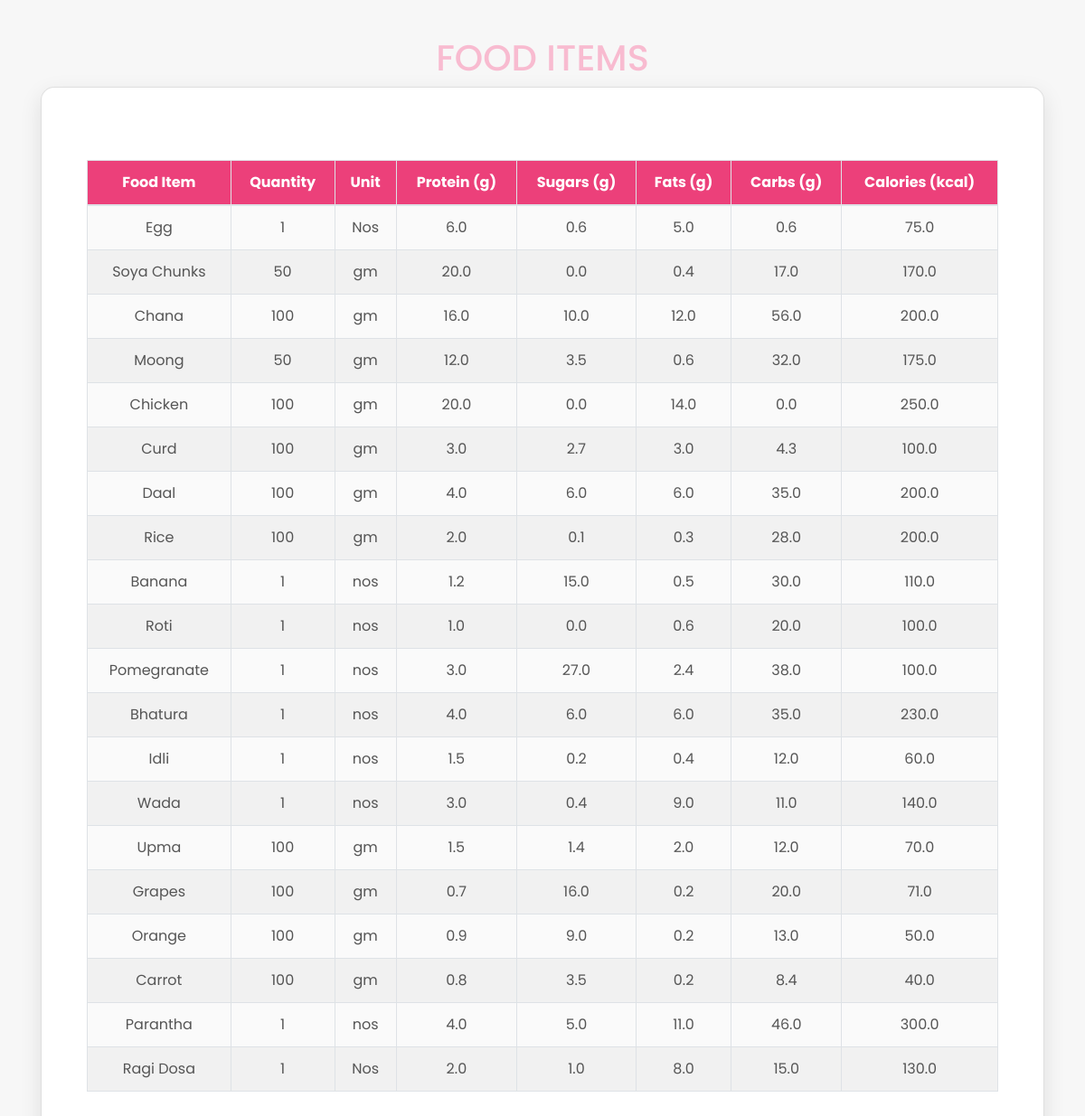
Before: /food_items with the older database file.
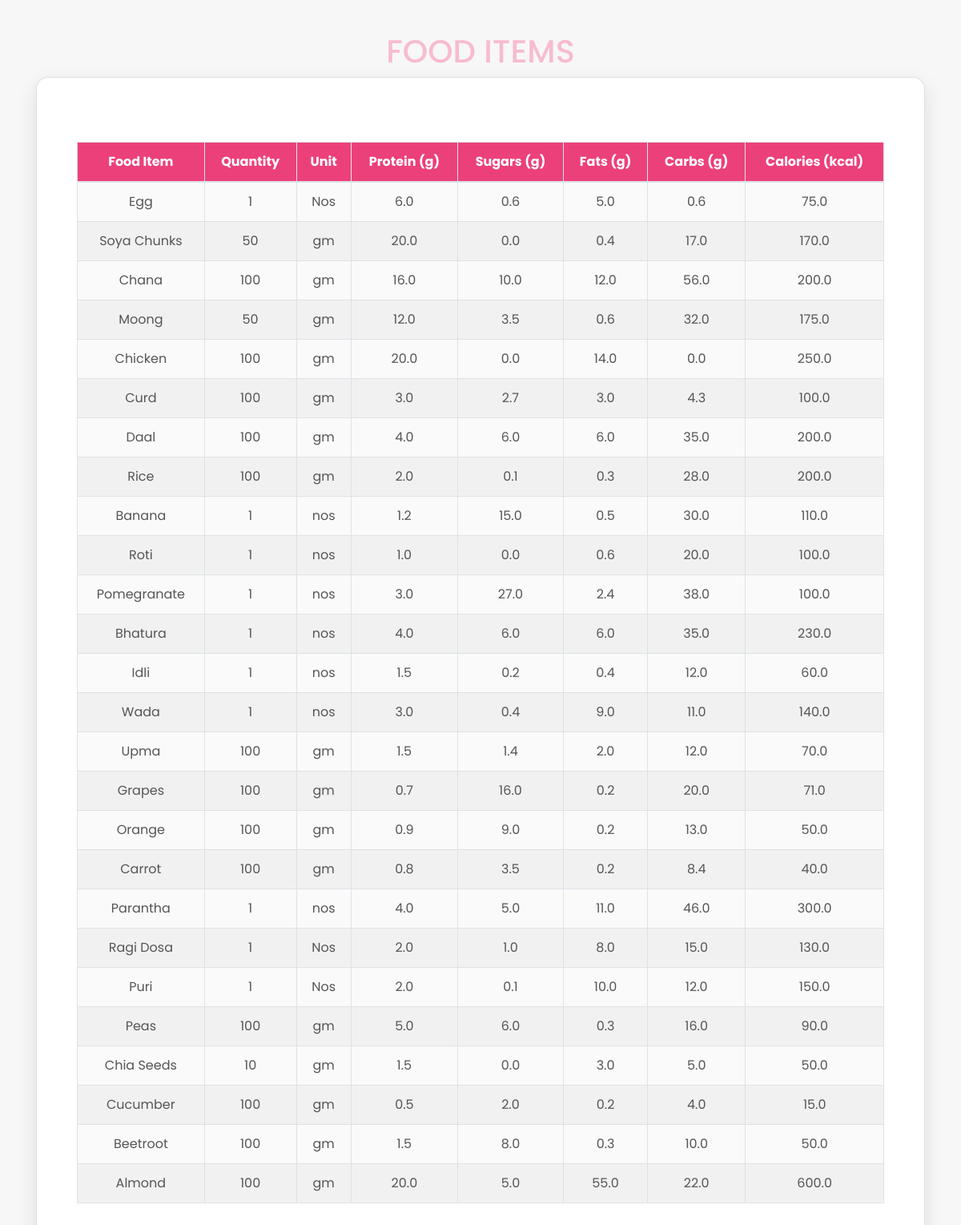
After: the same page with the newer database file.
### app.py (models this page shows, shortened)
class FoodItem(db.Model):
    id = db.Column(db.Integer, primary_key=True)
    food_item = db.Column(db.String(100), nullable=False)
    quantity = db.Column(db.String(50), nullable=False)
    unit = db.Column(db.String(20), nullable=False)
    protein = db.Column(db.Float, nullable=False)
    sugars = db.Column(db.Float, nullable=False)
    fats = db.Column(db.Float, nullable=False)
    carbs = db.Column(db.Float, nullable=False)
    kcal = db.Column(db.Float, nullable=False)

### app.py (the view)
@app.route('/food_items')
def food_items():
    food_items = FoodItem.query.all()
    return render_template('food_items.html', food_items=food_items)

### templates/food_items.html (shortened to what this page needs)
<!DOCTYPE html>
<html lang="en">
<head>
    <link rel="stylesheet" href="https://cdnjs.cloudflare.com/ajax/libs/bootstrap/4.5.2/css/bootstrap.min.css">
</head>
<body>
    <div class="container">
        <h1>Food Items</h1>
        <div class="card">
            <div class="card-body">
                <div class="table-responsive">
                    <table class="table table-bordered">
                        <thead>
                            <tr>
                                <th>Food Item</th>
                                <th>Quantity</th>
                                <th>Unit</th>
                                <th>Protein (g)</th>
                                <th>Sugars (g)</th>
                                <th>Fats (g)</th>
                                <th>Carbs (g)</th>
                                <th>Calories (kcal)</th>
                            </tr>
                        </thead>
                        <tbody>
                            {% for food_item in food_items %}
                            <tr>
                                <td>{{ food_item.food_item }}</td>
                                <td>{{ food_item.quantity }}</td>
                                <td>{{ food_item.unit }}</td>
                                <td>{{ food_item.protein }}</td>
                                <td>{{ food_item.sugars }}</td>
                                <td>{{ food_item.fats }}</td>
                                <td>{{ food_item.carbs }}</td>
                                <td>{{ food_item.kcal }}</td>
                            </tr>
                            {% endfor %}
                        </tbody>
                    </table>
                </div>
            </div>
        </div>
    </div>
</body>
</html>

### templates/food_items.html (style rules this page uses)
body { font-family: 'Poppins', sans-serif; background-color: #f7f7f7; padding: 0; margin: 0; color: #333; min-height: 100vh; display: flex; justify-content: center; align-items: center; }
h1 { text-align: center; font-size: 2.5em; color: #f8bbd0; margin-top: 40px; text-transform: uppercase; }
.card { border-radius: 15px; box-shadow: 0 8px 24px rgba(0, 0, 0, 0.1); background-color: #ffffff; padding: 30px; width: 100%; max-width: 1200px; }
th { background-color: #ec407a; color: white; font-weight: bold; padding: 15px; }
td { padding: 15px; text-align: center; background-color: #fafafa; color: #555; }
tr:nth-child(even) td { background-color: #f1f1f1; }
.table-bordered { border: 1px solid #ddd; }
.table-responsive { margin-top: 30px; }
.table th, .table td { text-align: center; }

Changed rows visible on the page:
added FoodItem: food_item "Puri", quantity "1", unit "Nos", protein "2.0", sugars "0.1", fats "10.0", carbs "12.0", kcal "150.0"
added FoodItem: food_item "Peas", quantity "100", unit "gm", protein "5.0", sugars "6.0", fats "0.3", carbs "16.0", kcal "90.0"
added FoodItem: food_item "Chia Seeds", quantity "10", unit "gm", protein "1.5", sugars "0.0", fats "3.0", carbs "5.0", kcal "50.0"
added FoodItem: food_item "Cucumber", quantity "100", unit "gm", protein "0.5", sugars "2.0", fats "0.2", carbs "4.0", kcal "15.0"
added FoodItem: food_item "Beetroot", quantity "100", unit "gm", protein "1.5", sugars "8.0", fats "0.3", carbs "10.0", kcal "50.0"
added FoodItem: food_item "Almond", quantity "100", unit "gm", protein "20.0", sugars "5.0", fats "55.0", carbs "22.0", kcal "600.0"
